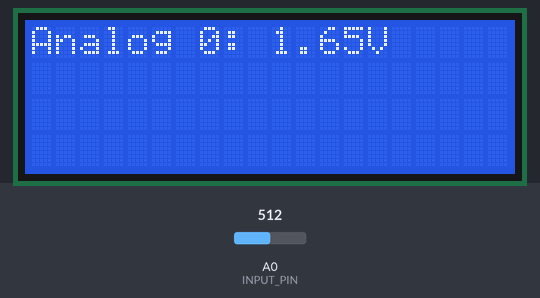
The sketch below on a simulated Arduino Uno, built with avr-gcc and run on an emulated ATmega328P. Shown: 20×4 character LCD. Inputs (shaded band) come from the test bench; at power-on: A0 (INPUT_PIN) = 512.

Above: at 1.2 s.
1.3 s: A0 (INPUT_PIN) set to 716
At 2.8 s:
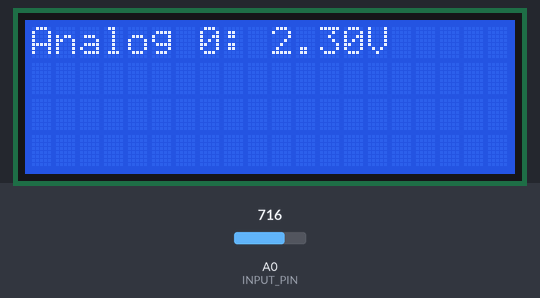
5.4 s: A0 (INPUT_PIN) set to 900
8.5 s: A0 (INPUT_PIN) set to 1023
At 9.9 s:
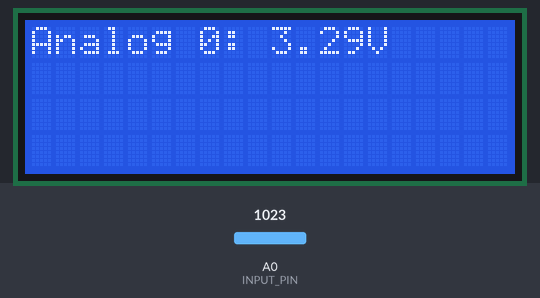
Timing chart, 0 to 11.5 s (numbered marks = the images above; inputs shaded):
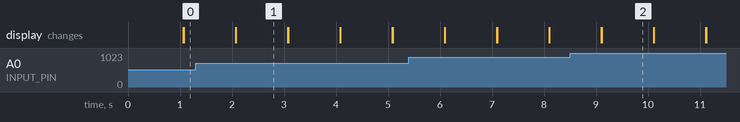

The sketch:

ex01-A4.ino
```cpp
#include <LiquidCrystal.h>

// LCD Connection
#define R_S 8
#define E   9
#define DB4 10
#define DB5 11
#define DB6 12
#define DB7 13

#define NUM_CHAR 20
#define NUM_LINES 4

#define INPUT_PIN A0
#define REFERENCE_VOLTAGE 3.3

LiquidCrystal lcd(R_S, E, DB4, DB5, DB6, DB7);

void setup() {
  lcd.begin(NUM_CHAR, NUM_LINES);
}

void loop() {
  int a0_value = analogRead(INPUT_PIN);

  float voltage = (float)(a0_value * REFERENCE_VOLTAGE / 1023.0);

  int volts = (int)voltage;
  int dezimal = (int)((voltage - volts) * 100);

  lcd.setCursor(0, 0);
  lcd.print("Analog 0: ");
  lcd.print(volts);
  lcd.print(".");
  if (dezimal < 10) lcd.print("0");
  lcd.print(dezimal);
  lcd.print("V");

  delay(1000);
  lcd.clear();
}
```

Measured:
- after the input at 1.3 s, the display: first differs from a run without the input after 0.77 s (image 1)
- after the input at 8.5 s, the display: first differs from a run without the input after 0.61 s (image 2)
- what the display in image 1 shows lasts 1.0 s, from 2.1 s to 3.1 s
